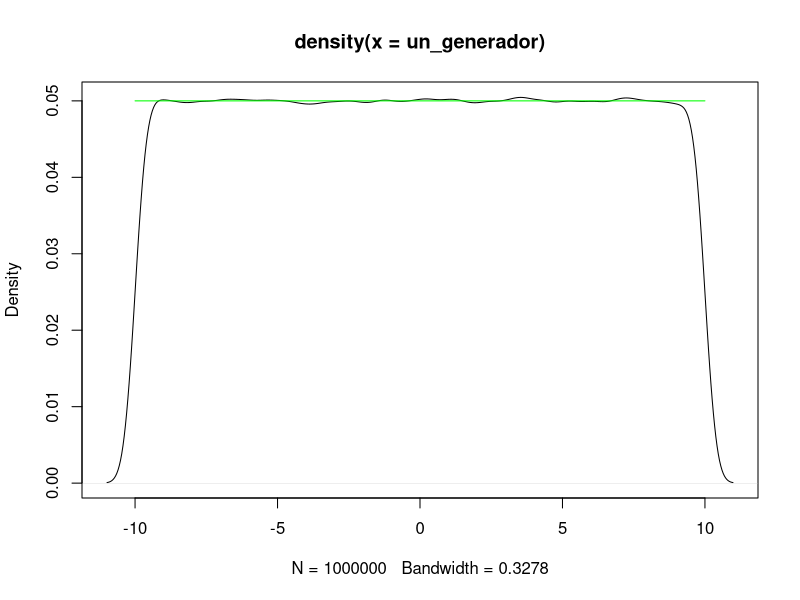
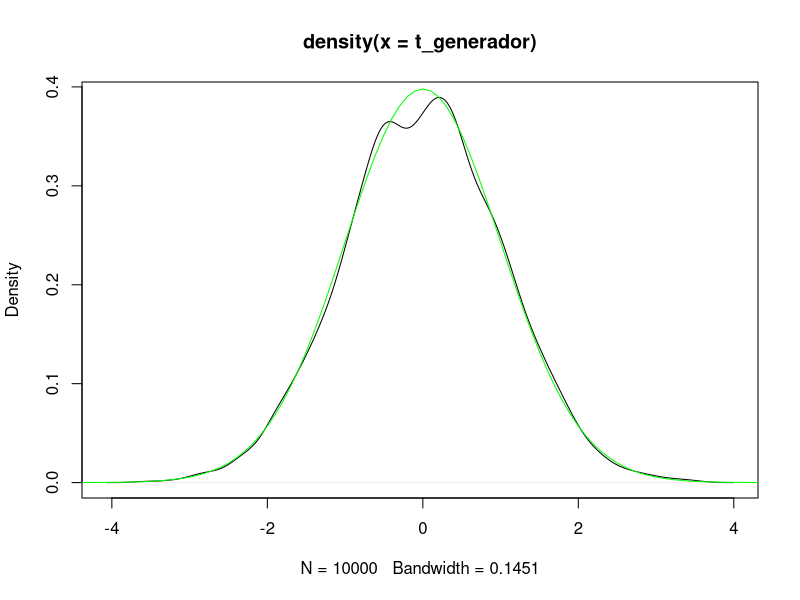
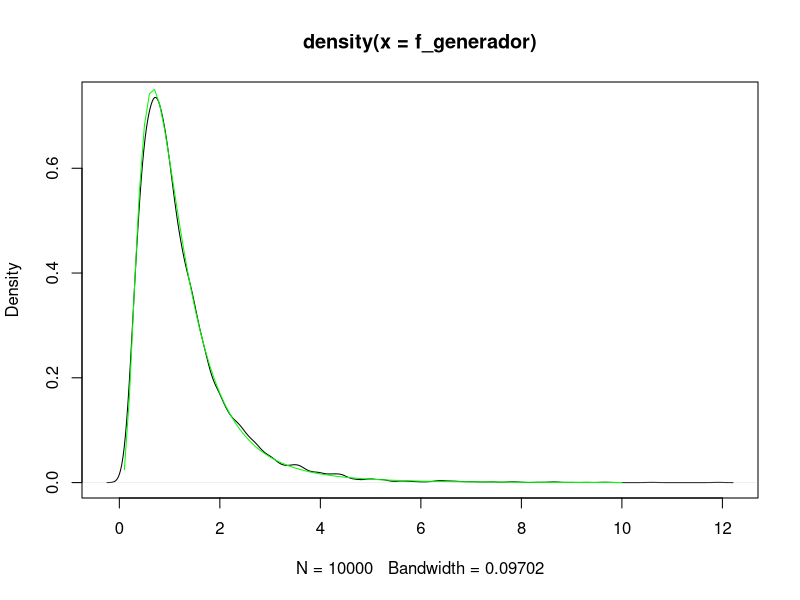
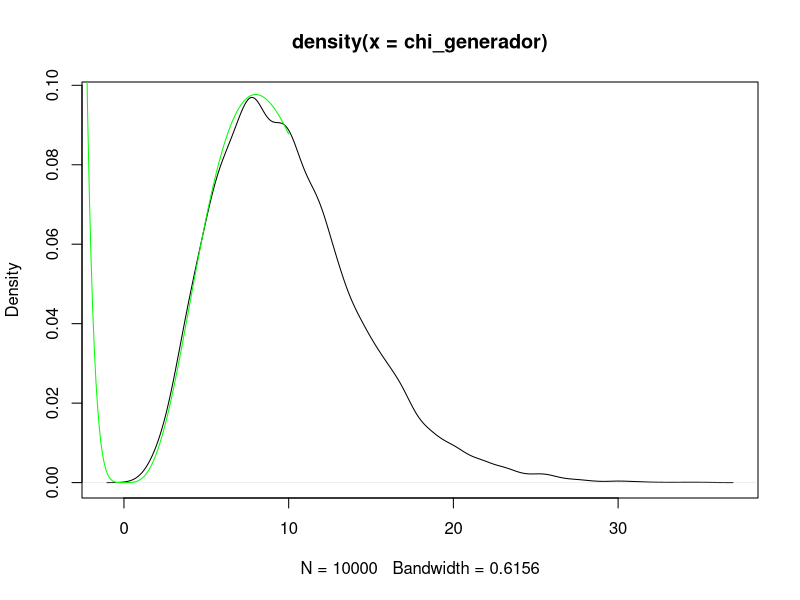
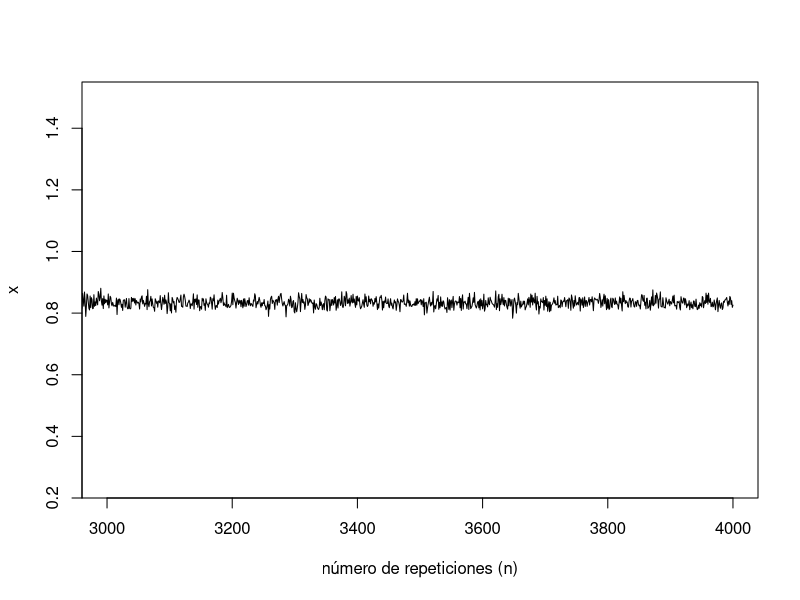
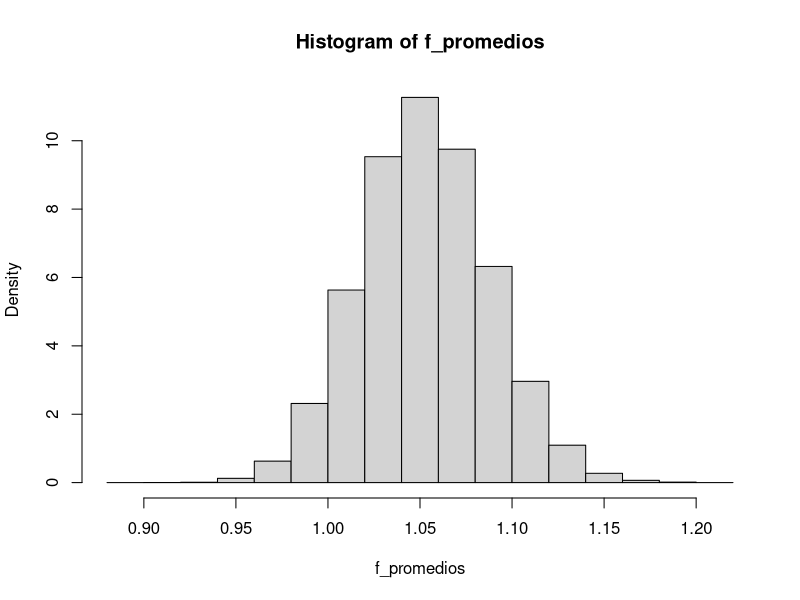
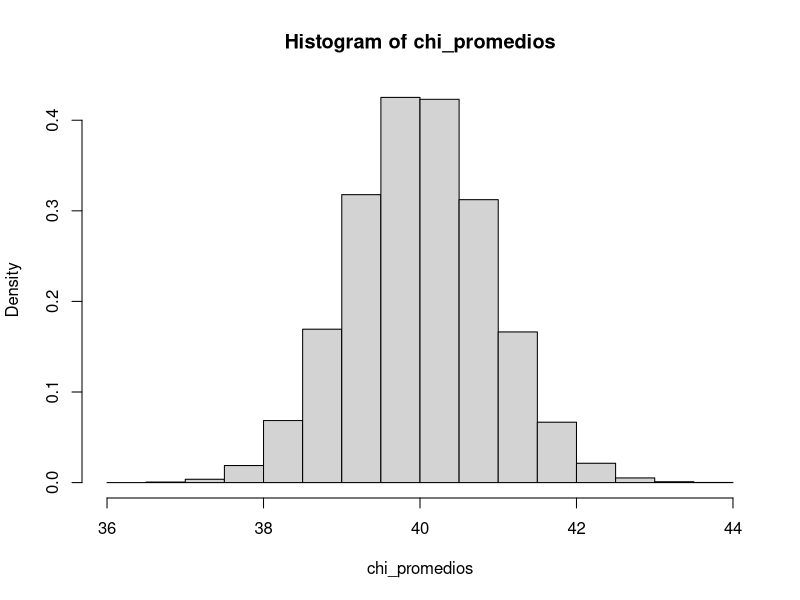

These figures' R source, in order:

## 1. Muestra que la función runif produce una distribución uniforme que coincide con la teórica
## 2. Muestra que rt genera distribuciones t que coinciden con la teórica
## 3. Muestra que rf genera distribuciones F que coinciden con la teórica
## 4. Muestra que rchisq genera distribuciones chisq que coinciden con la teórica
## 5. Muestra como el valor empírico y el teórico se aproximan al aumentar el n en el caso de tirar 5 dados
## y que salga el 1.
## 6. Muestre el teorema central del límite con la distribución F. Como F tiene gl1 y gl2, para no hacer
## inﬁnidad de gráﬁcos, haga la demostración para gl1 = gl2, es decir, siempre los mismos grados de
## libertad en el numerador y el denominador.
## 7. Muestre el teorema central del límite con la distribución χ2.
set.seed(1)

## 1 
x <- seq(-10, 10, .1)
un_generador <- runif (1000000,-10,10)


uniform <- function (x) {
	dens_vec <- c()
	for(i in 1:length(x)) {
		dens_vec[i] <- 1/(max(x)-min(x))
	}
	return(dens_vec)
}
un_eq <- uniform(x)
	
d <- density(un_generador) 
plot(d) # plot d
lines(un_eq~x, col="green")

## 2
x <- seq(-10, 10, .1)
t_generador <- rt (10000,99)


t <- function(x, df){
	n = ((gamma((df+1)/2))/(sqrt(df*pi)*gamma(df/2))) * (1+(x^2)/df)^((-df+1)/2)
}

t_eq <- t(x,99)

d <- density(t_generador) 
plot(d) # plot d
lines(t_eq~x, col="green")

## 3 
x <- seq(-10, 10, .1)
f_generador <- rf (10000,10,10)

f <- function(x, df1,df2){
	n = (1 / (x * beta((df1/2), (df2/2)))) * sqrt((((df1*x)^df1) * df2^df2)/((df1*x)+df2)^(df1+df2))
}

f_eq <- f(x,10,10)

d <- density(f_generador) 
plot(d) # plot d
lines(f_eq~x, col="green")


## 4
x <- seq(-10, 10, .1)
chi_generador <- rchisq (10000,10)


chi <- function(x, df){
	n = (((1/((2^(df/2)) * gamma(df/2)))*x^((df/2)-1))*(exp(-x/2)))
}

chi_eq <- chi(x,10)

d <- density(chi_generador) 
plot(d) # plot d
lines(chi_eq~x, col="green")





## 5
x <- vector()
for(n in 1:4000) x[n] <- mean(rbinom(n,5,1/6))
plot(x, type="l", xlab="número de repeticiones (n)", xlim = c(3000,4000))




## 6

f_promedios <- c()
for(i in 1:100000){
	f_promedios[i] <- mean(rf(100,40,40))
}
hist(f_promedios, freq=F)

## Comprobación
mean(f_promedios)


## 7

chi_promedios <- c()
for(i in 1:100000){
	chi_promedios[i] <- mean(rchisq(100,40))
}
hist(chi_promedios, freq=F)

## Comprobación
mean(chi_promedios)
